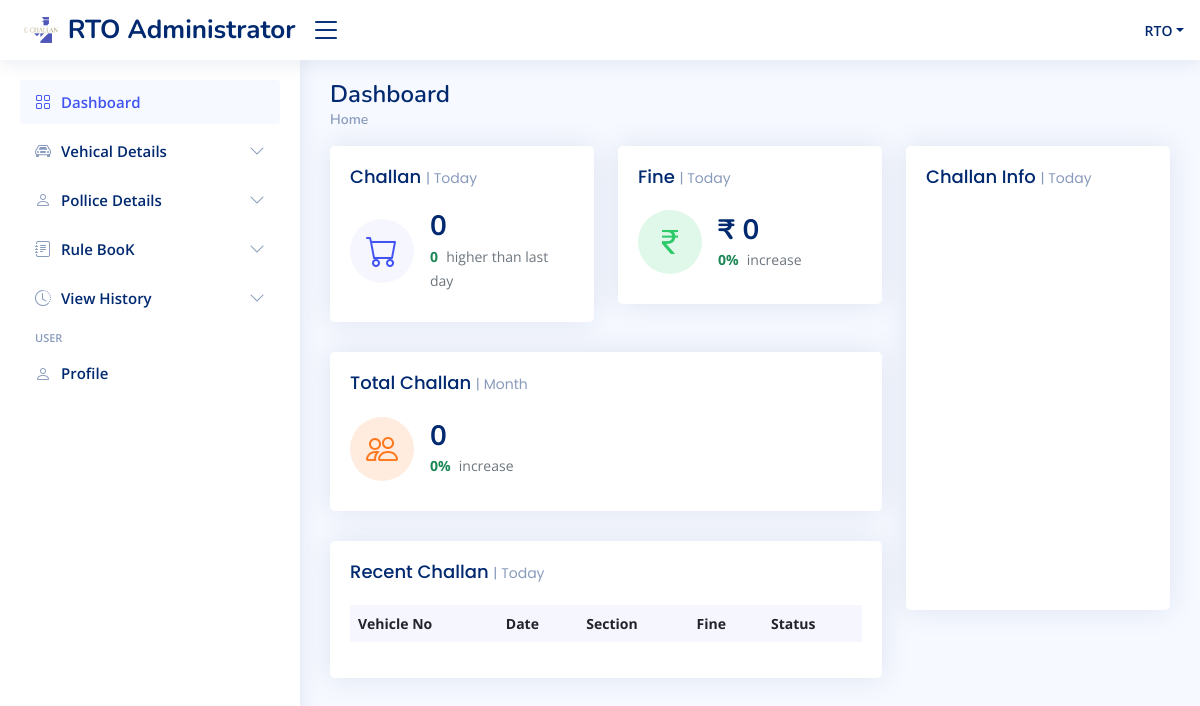
The page /rto-administrator/rtodashboard/ (signed in) on the database as committed earlier.
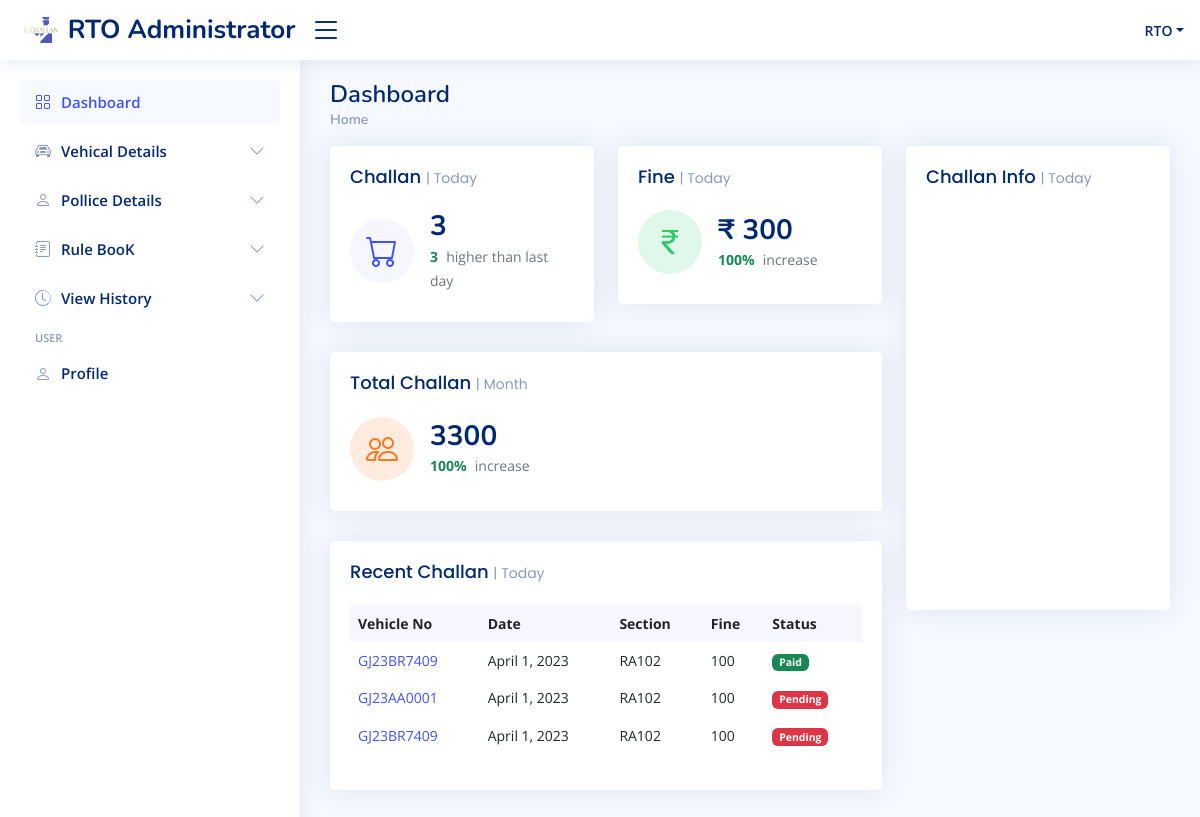
The same page on the database as committed later.
### rto/models.py (models this page shows, shortened)
class Challan(models.Model):
    challan_no=models.AutoField(primary_key = True)
    cpolice=models.CharField(max_length=50,default=None)
    suspect_name=models.CharField(max_length=50,default=None)
    owner_name=models.CharField(max_length=50,default=None)
    offence_date=models.DateField(default=None)
    offence_time=models.TimeField(default=None)
    vehicle_no=models.CharField(max_length=50,default=None)
    offender_mobile_no=models.IntegerField(default=None,null=True)
    offender_email_id=models.CharField(max_length=50,default=None,null=True)
    fine=models.IntegerField(default=None)
    rule_code=models.CharField(max_length=50,default=None)
    evidence=models.ImageField( height_field=None, width_field=None,max_length=100, blank=True)
    status=models.CharField(max_length=15,default='Pending')

### rto/views.py (the view)
# urls.py: path('rtodashboard/', views.rtodashboard,name="rtodashboard"),
def rtodashboard(request):
    if request.method == 'POST':
        username = request.POST.get('rtoemail', 'default')
        password = request.POST.get('rtopassword', 'default')
        cusername = RTOadmin.objects.filter(admin_username=username, admin_password=password).count()
        request.session['loginid'] = username
        extra=datetime.now().date()
        if extra.month-1 == 2 and extra.day>28:
            monthbefore=date(extra.year,(extra.month-1),28)
        elif extra.day == 31 :
            monthbefore=date(extra.year,(extra.month-1),30)
        else:
            monthbefore=date(extra.year,(extra.month-1),extra.day)
        if extra.month-2 == 2 and extra.day>28:
            monthbeforebefore=date(extra.year,(extra.month-2),28)
        elif extra.day == 31 :
            monthbeforebefore=date(extra.year,(extra.month-2),30)
        else:
            monthbeforebefore=date(extra.year,(extra.month-2),extra.day)
        yesterday=datetime.now().date()-timedelta(1)
        tallchs = list(Challan.objects.filter(offence_date=datetime.now().date()).values())
        yallchs = list(Challan.objects.filter(offence_date=yesterday).values())
        sumallchs = list(Challan.objects.filter(offence_date=datetime.now().date()))
        yesterdaysumallchs = list(Challan.objects.filter(offence_date=yesterday))
        nowtotalchs = list(Challan.objects.filter(offence_date__gte=monthbefore,offence_date__lte=datetime.now().date()))
        lasttotalchs = list(Challan.objects.filter(offence_date__gte=monthbeforebefore,offence_date__lte=monthbefore))
        paidtotalchs = list(Challan.objects.filter(offence_date__gte=monthbefore,offence_date__lte=datetime.now().date()).filter(status="Paid"))
        pendingtotalchs = list(Challan.objects.filter(offence_date__gte=monthbefore,offence_date__lte=datetime.now().date()).filter(status="Pending"))
        total_sum_today = 0
        for item in sumallchs:
            total_sum_today += item.fine
        total_sum_yesterday = 0
        for item in yesterdaysumallchs:
            total_sum_yesterday += item.fine
        if total_sum_today + total_sum_yesterday==0:
            challan_difference_today=0
            challan_difference_yesterday=0
        else:
            challan_difference_today= ((total_sum_today*100)/(total_sum_today + total_sum_yesterday))
            challan_difference_yesterday=(total_sum_yesterday*100)/(total_sum_today+total_sum_yesterday)
        total_sum_month = 0
        for item in nowtotalchs:
            total_sum_month += item.fine
        last_total_sum_month = 0
        for item in lasttotalchs:
            last_total_sum_month += item.fine
        if total_sum_month + last_total_sum_month==0:
            challan_difference_lmonth=0
            challan_difference_tmonth=0
        else:
            challan_difference_tmonth= ((total_sum_month*100)/(total_sum_month + last_total_sum_month))
            challan_difference_lmonth=(last_total_sum_month*100)/(total_sum_month+last_total_sum_month)
        paid_total_sum_month = 0
        for item in paidtotalchs:
            paid_total_sum_month += item.fine
        pending_total_sum_month = 0
        for item in pendingtotalchs:
            pending_total_sum_month += item.fine
        c = request.session.get('username')
        v = request.session.get('username')
        if cusername:
            request.session['login'] = True
            request.session['username'] = username
            context = {
                'user': user(request),
                'c': tallchs ,
                'cl': len(tallchs),
                'ycl': len(yallchs),
                'cgtyc': round(len(tallchs)-len(yallchs)),
                'ycgtc': round(len(yallchs)-len(tallchs)),
                'sumt' : total_sum_today,
                'summ' : total_sum_month,
                'paidsumm' : paid_total_sum_month,
                'pendingsumm' : pending_total_sum_month,
                'challandifftoday' : challan_difference_today,
                'challandiffyesterday': challan_difference_yesterday,
                'tgtchallandiffday' : round(challan_difference_today-challan_difference_yesterday),
                'ygtchallandiffday' : round(challan_difference_yesterday-challan_difference_today),
                'challandiffthismonth' : challan_difference_tmonth,
                'challandifflastmonth': challan_difference_lmonth,
                'ngtchallandiffmonth' : round(challan_difference_tmonth-challan_difference_lmonth),
                'lgtchallandiffmonth' : round(challan_difference_lmonth-challan_difference_tmonth)
                          }
            return render(request, 'rtodashboard.html', context)
        else:
            messages.warning(request, 'Invalid Credentials')
            return redirect('../')
    else:
        if request.session.get('login') == False or request.session.get('username') == None:
            return redirect('/rto-administrator/')
        else:
            username = request.POST.get('rtoemail', 'default')
            password = request.POST.get('rtopassword', 'default')
            extra=datetime.now().date()
            if extra.month-1 == 2 and extra.day>28:
                monthbefore=date(extra.year,(extra.month-1),28)
            elif extra.day == 31 :
                monthbefore=date(extra.year,(extra.month-1),30)
            else:
                monthbefore=date(extra.year,(extra.month-1),extra.day)
            if extra.month-2 == 2 and extra.day>28:
                monthbeforebefore=date(extra.year,(extra.month-2),28)
            elif extra.day == 31 :
                monthbeforebefore=date(extra.year,(extra.month-2),30)
            else:
                monthbeforebefore=date(extra.year,(extra.month-2),extra.day)
            yesterday=datetime.now().date()-timedelta(1)
            tallchs = list(Challan.objects.filter(offence_date=datetime.now().date()).values())
            yallchs = list(Challan.objects.filter(offence_date=yesterday).values())
            sumallchs = list(Challan.objects.filter(offence_date=datetime.now().date()))
            yesterdaysumallchs = list(Challan.objects.filter(offence_date=yesterday))
            nowtotalchs = list(Challan.objects.filter(offence_date__gte=monthbefore,offence_date__lte=datetime.now().date()))
            lasttotalchs = list(Challan.objects.filter(offence_date__gte=monthbeforebefore,offence_date__lte=monthbefore))
            paidtotalchs = list(Challan.objects.filter(offence_date__gte=monthbefore,offence_date__lte=datetime.now().date()).filter(status="Paid"))
            pendingtotalchs = list(Challan.objects.filter(offence_date__gte=monthbefore,offence_date__lte=datetime.now().date()).filter(status="Pending"))
            total_sum_today = 0
            for item in sumallchs:
                total_sum_today += item.fine
            total_sum_yesterday = 0
            for item in yesterdaysumallchs:
                total_sum_yesterday += item.fine
            if total_sum_today + total_sum_yesterday==0:
                challan_difference_today=0
                challan_difference_yesterday=0
            else:
                challan_difference_today= ((total_sum_today*100)/(total_sum_today + total_sum_yesterday))
                challan_difference_yesterday=(total_sum_yesterday*100)/(total_sum_today+total_sum_yesterday)
            total_sum_month = 0
            for item in nowtotalchs:
                total_sum_month += item.fine
            last_total_sum_month = 0
            for item in lasttotalchs:
                last_total_sum_month += item.fine
            if total_sum_month + last_total_sum_month==0:
                challan_difference_lmonth=0
                challan_difference_tmonth=0
            else:
                challan_difference_tmonth= ((total_sum_month*100)/(total_sum_month + last_total_sum_month))
                challan_difference_lmonth=(last_total_sum_month*100)/(total_sum_month+last_total_sum_month)
            paid_total_sum_month = 0
            for item in paidtotalchs:
                paid_total_sum_month += item.fine
            pending_total_sum_month = 0
            for item in pendingtotalchs:
                pending_total_sum_month += item.fine
            c = request.session.get('username')
            v = request.session.get('username')
            context = {
                'user': user(request),
                'c': tallchs ,
                'cl': len(tallchs),
                'ycl': len(yallchs),
                'cgtyc': round(len(tallchs)-len(yallchs)),
                'ycgtc': round(len(yallchs)-len(tallchs)),
                'sumt' : total_sum_today,
                'summ' : total_sum_month,
                'paidsumm' : paid_total_sum_month,
                'pendingsumm' : pending_total_sum_month,
                'challandifftoday' : challan_difference_today,
                'challandiffyesterday': challan_difference_yesterday,
                'tgtchallandiffday' : round(challan_difference_today-challan_difference_yesterday),
                'ygtchallandiffday' : round(challan_difference_yesterday-challan_difference_today),
                'challandiffthismonth' : challan_difference_tmonth,
                'challandifflastmonth': challan_difference_lmonth,
                'ngtchallandiffmonth' : round(challan_difference_tmonth-challan_difference_lmonth),
                'lgtchallandiffmonth' : round(challan_difference_lmonth-challan_difference_tmonth)
                          }
            return render(request, 'rtodashboard.html', context)

### rto/views.py (called while the page is built)
def user(request):
    user_info = {
        'username': request.session.get('username')
    }
    return user_info

### rto/templates/rtodashboard.html (shortened to what the changed rows need)
{% extends 'base.html' %}
{% block body1 %}
<main id="main" class="main">
    <div class="pagetitle">
      <h1>Dashboard</h1>
    </div>
    <section class="section dashboard">
      <div class="row">
        <div class="col-lg-8">
          <div class="row">
            {% if cl >= ycl%}
            <div class="col-xxl-4 col-md-6">
              <div class="card info-card sales-card">
                <div class="card-body">
                  <h5 class="card-title">Challan <span>| Today</span></h5>
                  <div class="d-flex align-items-center">
                    <div class="card-icon rounded-circle d-flex align-items-center justify-content-center">
                      <i class="bi bi-cart"></i>
                    </div>
                    <div class="ps-3">
                      <h6>{{c | length}}</h6>
                      <span class="text-success small pt-1 fw-bold">{{cgtyc}}</span> <span class="text-muted small pt-2 ps-1">higher than last day</span>
                    </div>
                  </div>
                </div>
              </div>
            </div>
            {% endif %}
            {% if challandifftoday >= challandiffyesterday  %}
            <div class="col-xxl-4 col-md-6">
              <div class="card info-card revenue-card">
                <div class="card-body">
                  <h5 class="card-title">Fine <span>| Today</span></h5>
                  <div class="d-flex align-items-center">
                    <div class="card-icon rounded-circle d-flex align-items-center justify-content-center">
                      <i class="bi bi-currency-rupee"></i>
                    </div>
                    <div class="ps-3">
                      <h6>&#x20b9 {{sumt}}</h6>
                      <span class="text-success small pt-1 fw-bold">{{tgtchallandiffday}}%</span> <span class="text-muted small pt-2 ps-1">increase</span>
                    </div>
                  </div>
                </div>
              </div>
            </div>
            {% endif%}
            {% if challandiffthismonth >= challandifflastmonth %}
            <div class="col-xxl-4 col-xl-12">
              <div class="card info-card customers-card">
                <div class="card-body">
                  <h5 class="card-title">Total Challan <span>| Month</span></h5>
                  <div class="d-flex align-items-center">
                    <div class="card-icon rounded-circle d-flex align-items-center justify-content-center">
                      <i class="bi bi-people"></i>
                    </div>
                    <div class="ps-3">
                      <h6>{{summ}}</h6>
                      <span class="text-success small pt-1 fw-bold">{{ngtchallandiffmonth}}%</span> <span class="text-muted small pt-2 ps-1">increase</span>
                    </div>
                  </div>
                </div>
              </div>
            </div>
            {%endif%}
            <div class="col-12">
              <div class="card recent-sales overflow-auto">
                <div class="card-body">
                  <table class="table table-borderless datatable">
                    <thead>
                      <tr>
                        <th scope="col">Vehicle No </th>
                        <th scope="col">Date </th>
                        <th scope="col">Section</th>
                        <th scope="col">Fine </th>
                        <th scope="col">Status</th>
                      </tr>
                    </thead>
                    <tbody>
                      {% for i in c %}
                        <tr>
                        <td scope="row"><a href="challan_history/rchallan/{{ i.challan_no}}">{{i.vehicle_no}}</a></td>
                        <td>{{i.offence_date}}</td>
                        <td>{{i.rule_code}}</td>
                        <td>{{i.fine}}</td>
                        {% if i.status == "Paid" %}
                        <td><span class="badge bg-success">{{i.status}}</span></td>
                        {% else %}
                        <td><span class="badge bg-danger">{{i.status}}</span></td>
                        {% endif %}
                        </tr>
                      {% endfor %}
                    </tbody>
                  </table>
                </div>
              </div>
            </div>
          </div>
        </div>
      </div>
    </section>
  </main>
{% endblock body1 %}

Rows that differ between the two databases and show on the page:
added Challan: vehicle_no "GJ23BR7409", offence_date "April 1, 2023", rule_code "RA102", fine "100", status "Paid"
added Challan: vehicle_no "GJ23AA0001", offence_date "April 1, 2023", rule_code "RA102", fine "100", status "Pending"
added Challan: vehicle_no "GJ23BR7409", offence_date "April 1, 2023", rule_code "RA102", fine "100", status "Pending"
Other text that changed with them:
{{ c | length }}: "0" → "3"
{{ cgtyc }}: "0" → "3"
{{ sumt }}: "0" → "300"
{{ tgtchallandiffday }}: "0" → "100"
{{ summ }}: "0" → "3300"
{{ ngtchallandiffmonth }}: "0" → "100"
